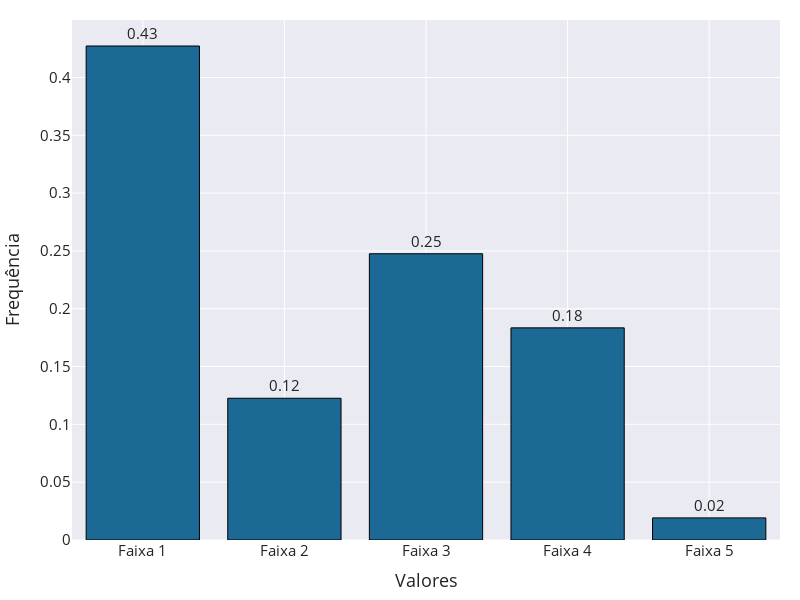

The cell this chart's notebook holds for it:
### Code cell
fig = go.Figure()
x,y = np.unique(polymod['IdadeFaixas'],return_counts=True)
y = y/np.sum(y)
fig.add_trace(go.Bar(
    x=[f"Faixa {i+1}" for i in x],
    y=y,
    text=np.round(y,2),  # Texto exibido no hover
    textposition='outside',  # Posição do texto (pode ser 'inside', 'outside', 'auto', 'none')
    marker=dict(line=dict(color='black', width=1),color = px.colors.qualitative.Prism[1])
))
# Adicione título e rótulos aos eixos
fig.update_layout(
    width = 800,
    height = 600,
    yaxis=dict(title='Frequência', tickfont=dict(size=15)),
    xaxis=dict(title='Valores', tickfont=dict(size=15)),
    font=dict(
        #family="Courier New, monospace",
        size=15,
        #color="RebeccaPurple"
    ),
    template = 'seaborn',
    paper_bgcolor='rgba(0,0,0,0)', 
)
s = 20
fig.update_layout(margin=dict(l=s, r=s, t=s, b=s))

# Exiba o gráfico
fig.show()
fig.write_image("./img/faixas_polymod.png")

### Figure 1 — Plotly figure (JSON) as saved in the notebook; plotly's stock layout.template omitted (floating-point values rounded to 4 significant figures)
{"data": [{"marker": {"color": "rgb(29, 105, 150)", "line": {"color": "black", "width": 1}}, "text": [0.43, 0.12, 0.25, 0.18, 0.02], "textposition": "outside", "type": "bar", "x": ["Faixa 1", "Faixa 2", "Faixa 3", "Faixa 4", "Faixa 5"], "y": [0.4272, 0.1226, 0.2476, 0.1835, 0.01913]}], "layout": {"font": {"size": 15}, "height": 600, "margin": {"b": 20, "l": 20, "r": 20, "t": 20}, "paper_bgcolor": "rgba(0,0,0,0)", "width": 800, "xaxis": {"tickfont": {"size": 15}, "title": {"text": "Valores"}}, "yaxis": {"tickfont": {"size": 15}, "title": {"text": "Frequência"}}}}
